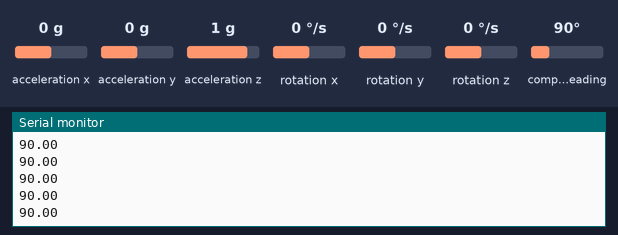
Bench run of a sketch on a simulated Arduino Uno, built with avr-gcc and run on an emulated ATmega328P. Shown: the last lines printed to the serial monitor. Inputs (shaded band) come from the test bench; at power-on: compass heading 90°, acceleration x 0 g, acceleration y 0 g, acceleration z 1 g, rotation x 0 °/s, rotation y 0 °/s, rotation z 0 °/s.

Above: at 1.2 s.
1.3 s: compass heading set to 7°
At 1.33 s:
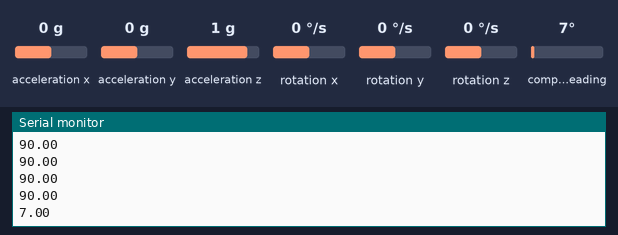
2.8 s: compass heading set to 180°
At 2.86 s:
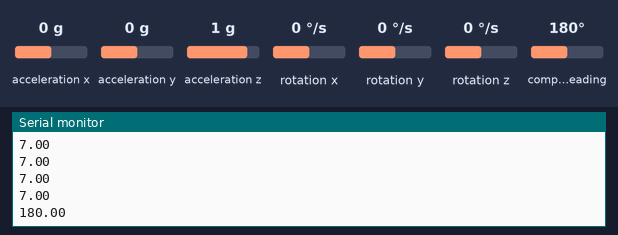
Timing chart, 0 to 5.8 s (numbered marks = the images above; inputs shaded):
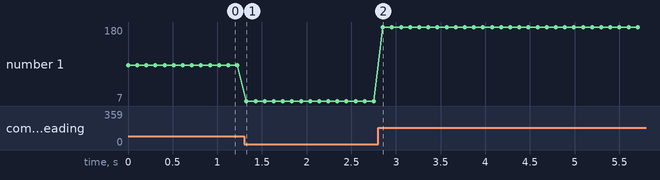

Measured:
- after the input at 1.3 s, the serial monitor: prints a new line at once (image 1)
- after the input at 2.8 s, the serial monitor: prints a new line after 0.05 s (image 2)
- plotted number 1: 90 → 7 after the input at 1.3 s, 7 → 180 after the input at 2.8 s

The sketch:

Heading1.ino
```cpp
#include <Wire.h>
#include <LSM303.h>

LSM303 compass;

void setup() {
  Serial.begin(9600);
  Wire.begin();
  compass.init();
  compass.enableDefault();

  /*
  Calibration values; the default values of +/-32767 for each axis
  lead to an assumed magnetometer bias of 0. Use the Calibrate example
  program to determine appropriate values for your particular unit.
  */
  compass.m_min = (LSM303::vector<int16_t>){-1057,  -1194,   -544};
  compass.m_max = (LSM303::vector<int16_t>){+1198,  +1030,   +782};
}

void loop() {
  compass.read();

  /*
  When given no arguments, the heading() function returns the angular
  difference in the horizontal plane between a default vector and
  north, in degrees.

  The default vector is chosen by the library to point along the
  surface of the PCB, in the direction of the top of the text on the
  silkscreen. This is the +X axis on the Pololu LSM303D carrier and
  the -Y axis on the Pololu LSM303DLHC, LSM303DLM, and LSM303DLH
  carriers.

  To use a different vector as a reference, use the version of heading()
  that takes a vector argument; for example, use

    compass.heading((LSM303::vector<int>){0, 0, 1});

  to use the +Z axis as a reference.
  */
  float heading = compass.heading();

  Serial.println(heading);
  delay(100);
}
```
